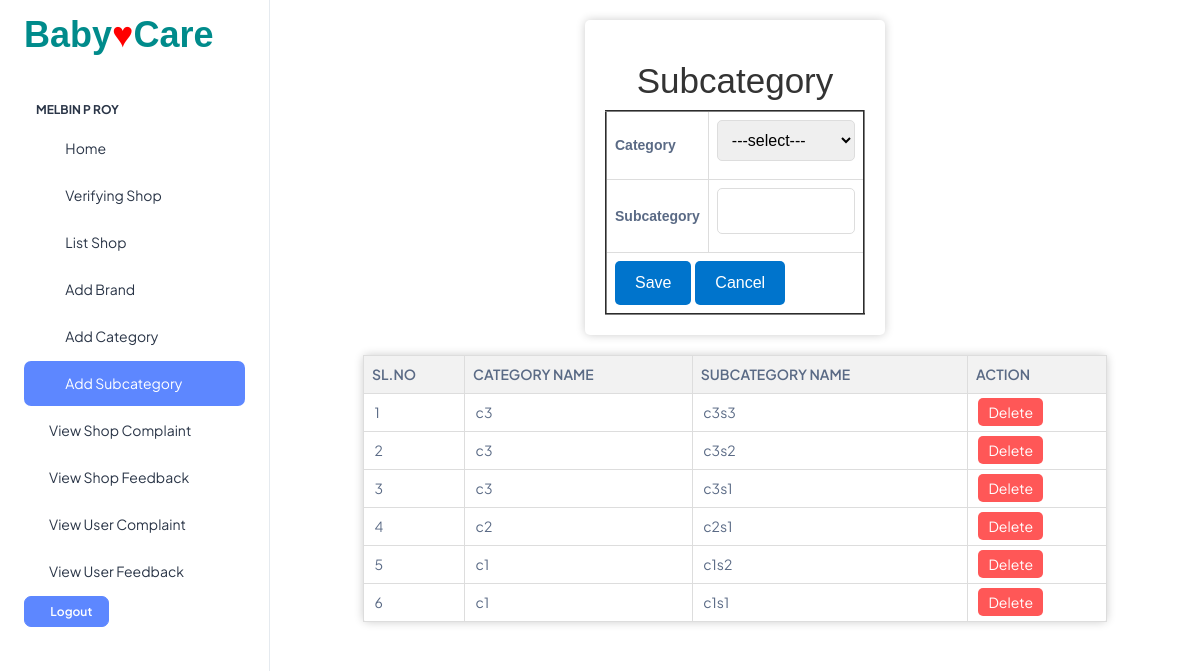
/Admin/Subcategory.php (signed in), run on the app's committed database.
### tables this page shows
CREATE TABLE `tbl_subcategory` (
  `subcategory_id` int(11) NOT NULL,
  `category_id` int(11) NOT NULL,
  `subcategory_name` varchar(50) NOT NULL
);

CREATE TABLE `tbl_category` (
  `category_id` int(11) NOT NULL,
  `category_name` varchar(60) NOT NULL
);

### web/Admin/Subcategory.php (the view, shortened to what this page needs)
<?php
include("../Assets/Connection/Connection.php");
include("Header.php");
?>
<html>
<head>
</head>
<body>
<div class="form-container">
    <h1>Subcategory</h1>
        <form method="POST">
            <table border="2" align="center">
                <tr>
                    <td><strong>Category</strong></td>
                    <td>
                        <select name="sel_category">
                            <option value=" ">---select---</option>
                        </select>
                    </td>
                </tr>
                <tr>
                    <td><strong>Subcategory</strong></td>
                    <td><input type="text" name="txt_sub"></td>
                </tr>
                <tr>
                    <td colspan="2" align="right">
                        <input type="submit" name="sub_subcategory" value="Save">
                        <input type="reset" name="reset" value="Cancel">
                    </td>
                </tr>
            </table>
        </form>
    </div>
    <table width="200" border="1" class="table-container">
        <tr>
            <th>SL.NO</th>
            <th>CATEGORY NAME</th>
            <th>SUBCATEGORY NAME</th>
            <th>ACTION</th>
        </tr>
        <?php
        $cname = "select * from tbl_subcategory s inner join tbl_category c on s.category_id=c.category_id ORDER by s.subcategory_id DESC";
        $rowp = $con->query($cname);
        $i = 0;
        while ($val = $rowp->fetch_assoc()) {
            $i++;
        ?>
        <tr>
            <td>&nbsp;<?php echo $i?></td>
            <td>&nbsp;<?php echo $val["category_name"]?></td>
            <td>&nbsp;<?php echo $val["subcategory_name"]?></td>
            <td>
                &nbsp;<a href="Subcategory.php?del=<?php echo $val["subcategory_id"]?>" class="delete-button">Delete</a>
            </td>
        </tr>
        <?php
        }
        ?>
    </table>
</body>
<?php
 include("Footer.php");
?>
</html>

### web/Admin/Subcategory.php (style rules this page uses)
h1 { color: #333; margin-top: 20px; }
.form-container { margin: 20px auto; width: 300px; background-color: #fff; padding: 20px; border-radius: 5px; box-shadow: 0 0 10px rgba(0, 0, 0, 0.2); font-family: Arial, sans-serif; text-align: center; }
select, input[type="text"] { width: 100%; padding: 10px; margin-bottom: 10px; border: 1px solid #ddd; border-radius: 5px; font-size: 16px; }
input[type="submit"], input[type="reset"] { background-color: #0074cc; color: #fff; padding: 10px 20px; border: none; border-radius: 5px; cursor: pointer; transition: background-color 0.3s; font-size: 16px; }
.table-container { margin: 20px auto; width: 80%; background-color: #fff; padding: 20px; border-radius: 5px; box-shadow: 0 0 10px rgba(0, 0, 0, 0.2); }
table { width: 100%; border-collapse: collapse; }
table td, table th { border: 1px solid #ddd; padding: 8px; text-align: left; }
table th { background-color: #f2f2f2; }
.delete-button { background-color: #ff5757; color: #fff; border: none; padding: 5px 10px; border-radius: 5px; cursor: pointer; }

### data on the page
tbl_subcategory: category.category_name "c3", subcategory_name "c3s3"
tbl_subcategory: category.category_name "c3", subcategory_name "c3s2"
tbl_subcategory: category.category_name "c3", subcategory_name "c3s1"
tbl_subcategory: category.category_name "c2", subcategory_name "c2s1"
tbl_subcategory: category.category_name "c1", subcategory_name "c1s2"
tbl_subcategory: category.category_name "c1", subcategory_name "c1s1"

### other printed values
$_SESSION['admin_name'] "MELBIN P ROY"
